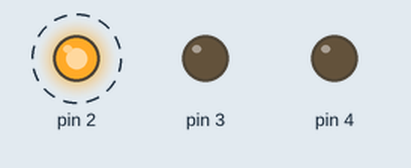
Simulated run of this sketch. Board: Arduino Uno, built with avr-gcc and run on an emulated ATmega328P. Parts: output pins drawn as LEDs (lit = HIGH). Dashed ring = blinking.

Above: at 0.5 s.
Timing chart, 0 to 4.6 s (numbered marks = the images above):
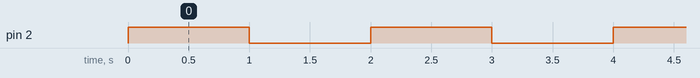

The sketch:

_170513LED.ino
```cpp
void setup()
{
  pinMode(2, OUTPUT);
  pinMode(3, OUTPUT);
  pinMode(4, OUTPUT);

}

void loop()
{

   digitalWrite(2, HIGH);

   delay(1000);

   digitalWrite(2, LOW);


   delay(1000);

}
```

Measured:
- by itself, pin 2: alternates HIGH for 1.0 s and LOW for 1.0 s
